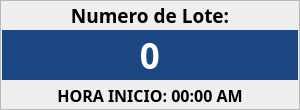
    <widget class="QFrame" name="frmNumeroLote">
     <property name="geometry">
      <rect>
       <x>1280</x>
       <y>20</y>
       <width>300</width>
       <height>110</height>
      </rect>
     </property>
     <property name="styleSheet">
      <string notr="true">#frmNumeroLote{
background-color: rgb(255, 255, 255);
border-radius: 10px;
border: 2px solid #bbbbbb;
}</string>
     </property>
     <property name="frameShape">
      <enum>QFrame::StyledPanel</enum>
     </property>
     <property name="frameShadow">
      <enum>QFrame::Raised</enum>
     </property>
     <widget class="QLabel" name="lblTextoNumeroDeLote">
      <property name="geometry">
       <rect>
        <x>0</x>
        <y>0</y>
        <width>300</width>
        <height>30</height>
       </rect>
      </property>
      <property name="font">
       <font>
        <family>Poppins</family>
        <pointsize>14</pointsize>
        <weight>75</weight>
        <bold>true</bold>
       </font>
      </property>
      <property name="text">
       <string>Numero de Lote:</string>
      </property>
      <property name="alignment">
       <set>Qt::AlignCenter</set>
      </property>
     </widget>
     <widget class="QLabel" name="txtNumeroLote">
      <property name="geometry">
       <rect>
        <x>2</x>
        <y>30</y>
        <width>296</width>
        <height>50</height>
       </rect>
      </property>
      <property name="font">
       <font>
        <family>Poppins</family>
        <pointsize>26</pointsize>
        <weight>75</weight>
        <bold>true</bold>
       </font>
      </property>
      <property name="styleSheet">
       <string notr="true">background-color: rgb(29, 71, 131);
color: rgb(255, 255, 255);</string>
      </property>
      <property name="text">
       <string>0</string>
      </property>
      <property name="alignment">
       <set>Qt::AlignCenter</set>
      </property>
     </widget>
     <widget class="QLabel" name="lblHoraInicioLote">
      <property name="geometry">
       <rect>
        <x>0</x>
        <y>80</y>
        <width>300</width>
        <height>30</height>
       </rect>
      </property>
      <property name="font">
       <font>
        <family>Poppins</family>
        <pointsize>12</pointsize>
        <weight>75</weight>
        <bold>true</bold>
       </font>
      </property>
      <property name="text">
       <string>HORA INICIO: 00:00 AM</string>
      </property>
      <property name="alignment">
       <set>Qt::AlignCenter</set>
      </property>
     </widget>
    </widget>
